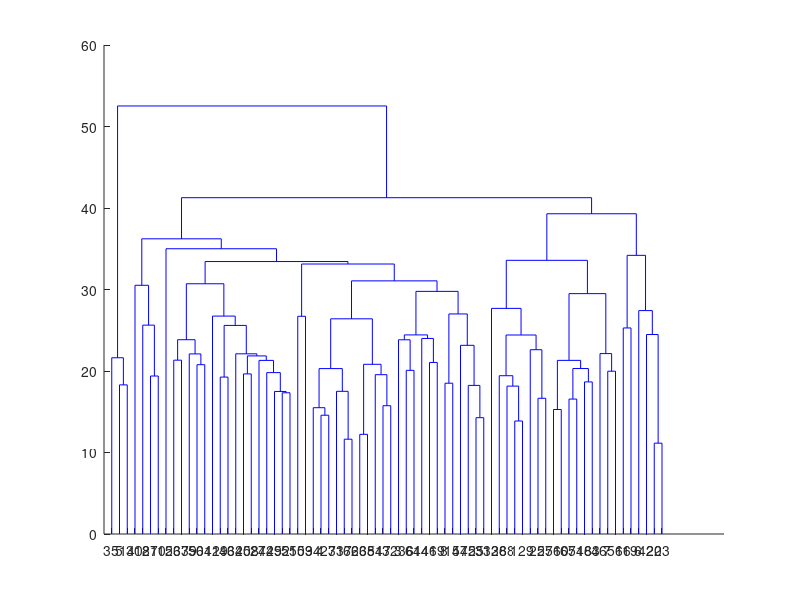

Source code (MATLAB): (Note: this script raises an error after producing the figure.)
%% reset
clear all
clc
load distmtx.mat
load urls
threshold = 18;

threshold = threshold + 1;
%% get distant matrix
% convert back to the format that linkage can process
[numNode, ~] = size(distmtx);
distmtx = squareform(distmtx);

% construct the hierarchical cluster tree
Z = linkage(distmtx, 'average');
dendrogram(Z,0)

%% initialize cluster array
% Initialize the cluster array
cluster_arr(1,numNode) = Cluster(0,0,0);
for i=1:numNode
   cluster_arr(i).cluster_id = i;
   cluster_arr(i).member_id = i;
   cluster_arr(i).valid = 1;
end


%% loop to get the result
ii=1;
top_idx = numNode;
max_dist = 0;

[~,sizeC] = size(cluster_arr);
while sizeC >= threshold
    T = Z(ii,:);
    top_idx = top_idx + 1;
    
    if T(3) > max_dist
       max_dist = T(3); 
    end
    % pop
    clusterA = cluster_arr(T(1));
    clusterB = cluster_arr(T(2));
    cluster_arr(T(1)).valid = 0;
    cluster_arr(T(2)).valid = 0;
    
    if clusterA.valid ==0 || clusterB.valid==0
        fprintf('this is bull shit');
        break;
    end
    
    % merge
    temp_cluster = Cluster(top_idx, [clusterA.member_id, clusterB.member_id], 1);
    
    % push
    cluster_arr(end+1) = temp_cluster;
    
    % indexing
    sizeC = sizeC - 1;
    ii = ii + 1;
end

%% output labeled data
label = 1;
[~,sizeC] = size(cluster_arr);
fileID = fopen('../label','w');
for ii=1:sizeC
   if cluster_arr(ii).valid
       member_list = cluster_arr(ii).member_id;
       [~,length] = size(member_list);
       for jj=1:length
           fprintf(fileID, '%s %d ', strtrim( urls(member_list(jj),:) ), label);
       end
       label = label + 1;
   end
end
fclose(fileID)


%% plot the result
dendrogram(Z,0)
hold on
a = xlim;
plot([a(1),a(2)],[max_dist,max_dist],'r-')
title('Dendrogram');
hold off
